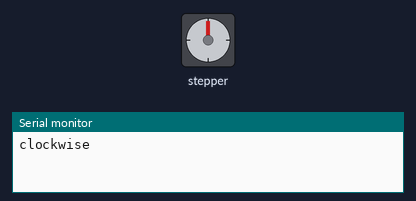
Bench run of a sketch on a simulated ESP32. Parts: stepper motor, the last lines printed to the serial monitor. Stepper angles assume 2048 steps per turn.

Above: at 0.05 s.
At 3.0 s:
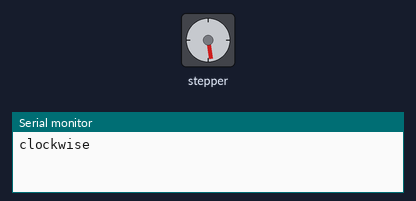
At 5.95 s:
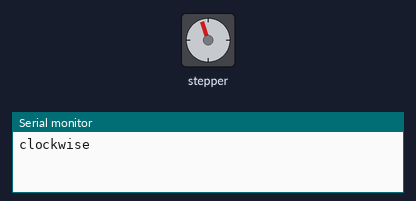
At 12.65 s:
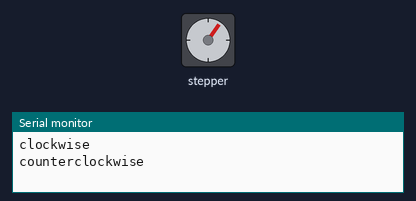
Timing chart, 0 to 18.2 s (numbered marks = the images above):
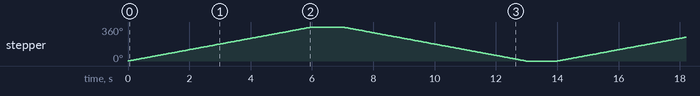

The sketch:

stepper_test.ino
```cpp
// (licence header left out)
#include <Stepper.h>

const int stepsPerRevolution = 2048;  // change this to fit the number of steps per revolution

// ULN2003 Motor Driver Pins
#define IN1 4
#define IN2 5
#define IN3 6
#define IN4 7

// initialize the stepper library
Stepper myStepper(stepsPerRevolution, IN1, IN3, IN2, IN4);

void setup() {
  // set the speed at 5 rpm
  myStepper.setSpeed(10);
  // initialize the serial port
  Serial.begin(115200);
}

void loop() {
  // step one revolution in one direction:
  Serial.println("clockwise");
  myStepper.step(stepsPerRevolution);
  delay(1000);

  // step one revolution in the other direction:
  Serial.println("counterclockwise");
  myStepper.step(-stepsPerRevolution);
  delay(1000);
}
```

Measured:
- by itself, stepper: turns 360° clockwise in 6.0 s, then 360° counter-clockwise in 6.0 s, repeating every 14.0 s
